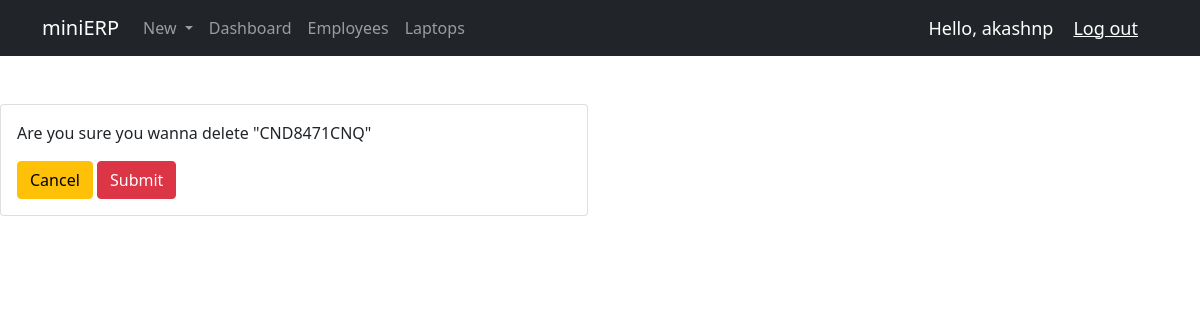
/laptop_del/14 (signed in), run on an earlier commit of the app's database.
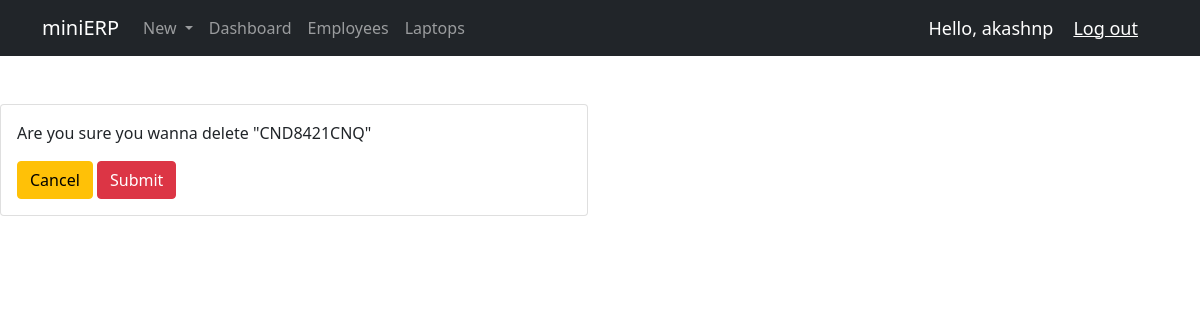
And on a later commit of the database.
### hardware/models.py (models this page shows, shortened)
class Laptop(models.Model):
    LAPTOP_STATUSES = (
        ('Working', 'Working'),
        ('Repair', 'Repair'),
        ('Replace', 'Replace'),
    )
    id = models.AutoField(primary_key=True, editable=False)
    hardware_id = models.CharField(max_length=50, null=True, default=None, blank=True, unique=True)
    emp_id = models.ForeignKey(Employee, null=True, blank=True, on_delete=models.SET_NULL)
    laptop_sr_no = models.CharField(max_length=100, unique=True)
    brand = models.ForeignKey(LaptopBrand, null=True, on_delete=models.SET_NULL)
    model = models.ForeignKey(LaptopModel, null=True, on_delete=models.SET_NULL)
    laptop_status = models.CharField(max_length=20, null=True, choices=LAPTOP_STATUSES)
    laptop_location = models.ForeignKey(Location, null=True, blank=False, on_delete=models.SET_NULL)
    laptop_date_purchased = models.DateField(null=True)
    laptop_date_sold = models.DateField(null=True, blank=True)
    laptop_date_created = models.DateField(auto_now_add=True)
    laptop_date_returned = models.DateField(null=True, blank=True)
    laptop_return_remarks = models.TextField(max_length=500, null=True, blank=True)
    history = HistoricalRecords()

### hardware/decorators.py (the view)
        def wrapper_func(request, *args, **kwargs):
            group = None
            if request.user.groups.exists():
                group = request.user.groups.all()[0].name
            if group in allowed_roles:
                return view_func(request, *args, **kwargs)
            else:
                return HttpResponse("You are not authorized to view this page!")

### hardware/views.py (called while the page is built)
@login_required(login_url='login')
@allowed_users(allowed_roles=['admin'])
def laptop_del(request, pk):
    laptop = Laptop.objects.get(id=pk)
    if request.method == 'POST':
        laptop.delete()
        return redirect('/dash_laptops')
    context = {'laptop':laptop}
    return render(request, 'hardware/laptop_del.html', context)

### hardware/templates/hardware/laptop_del.html (shortened to what this page needs)
{% extends 'hardware/main.html' %}
{% block content %}
<br>
<div class="row">
    <div class="col-md-6">
        <div class="card card-body">
            <p>Are you sure you wanna delete "{{laptop.laptop_sr_no}}"</p>
            <form action="{% url 'laptop_del' laptop.id %}" method="POST">
                <a class="btn btn-warning" href="{% url 'dash_laptops' %}">Cancel</a>
                <input class="btn btn-danger" type="submit" name="Confirm">
            </form>
        </div>
    </div>
</div>
{% endblock %}

What changed in the data, as far as the page shows it:
changed Laptop: laptop_sr_no "CND8471CNQ" → "CND8421CNQ"
